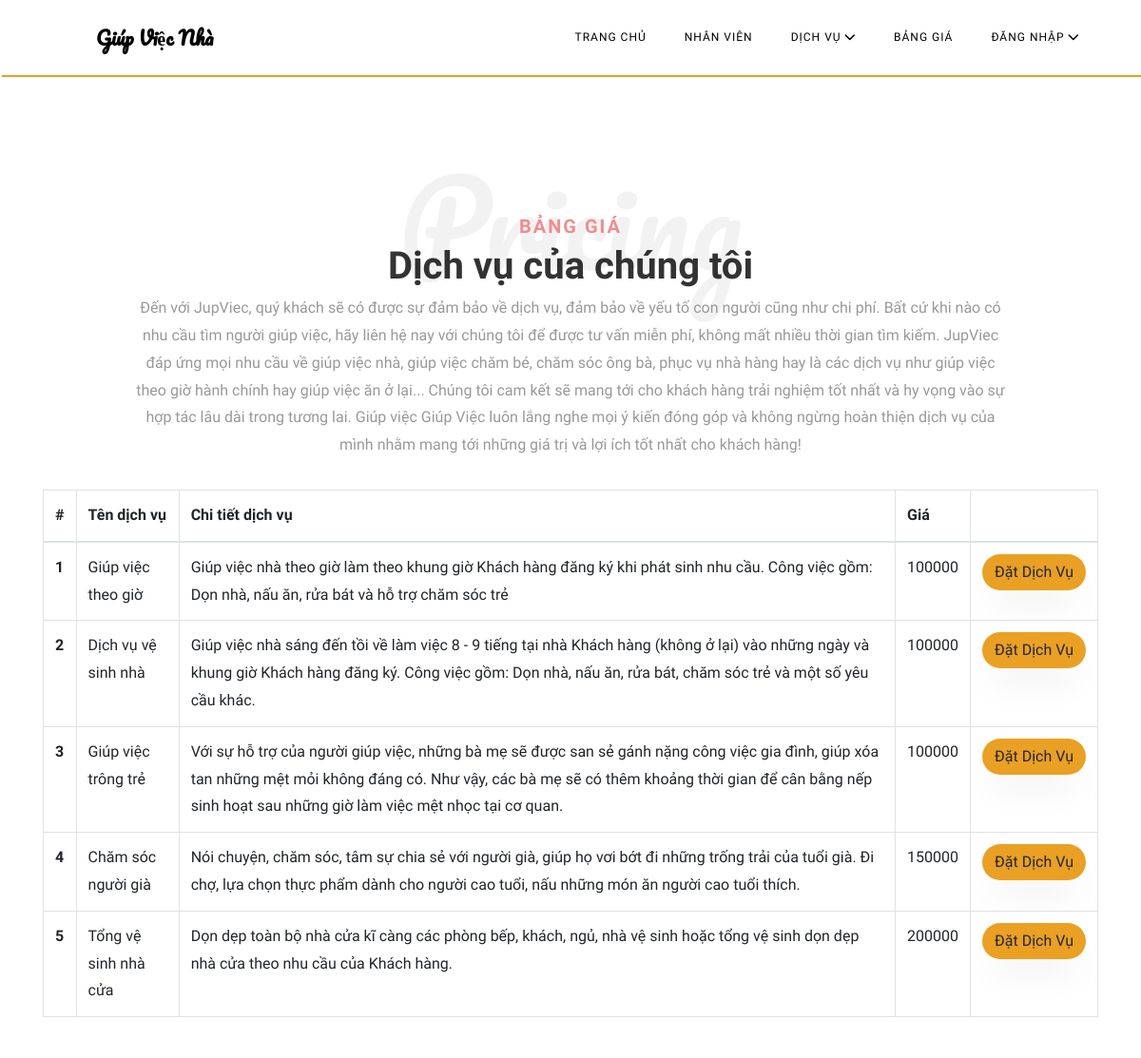
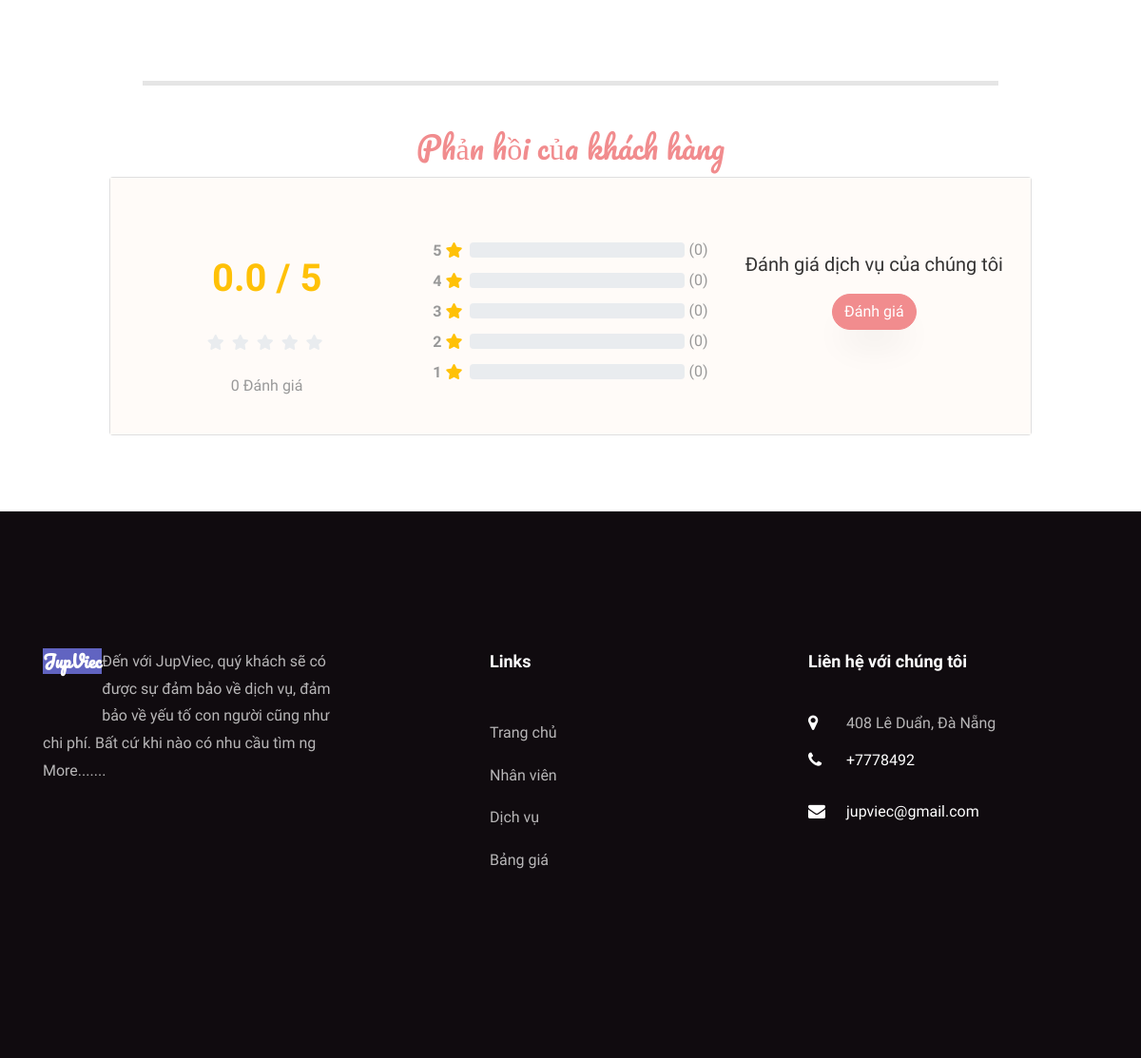
The app's page /giupviec/services.php with its own data (2 pictures, top to bottom).
### tables this page shows
CREATE TABLE `dichvu` (
  `ID` int(10) NOT NULL,
  `tendv` varchar(120) DEFAULT NULL,
  `chitiet` varchar(500) DEFAULT NULL,
  `gia` int(50) DEFAULT NULL
);

CREATE TABLE `trang` (
  `ID` int(10) NOT NULL,
  `tentrang` varchar(200) NOT NULL,
  `tieude` varchar(200) NOT NULL,
  `chitiet` varchar(200) NOT NULL,
  `email` varchar(50) NOT NULL,
  `sdt` int(11) NOT NULL,
  `Timing` varchar(200) NOT NULL
);

### giupviec/services.php (the view, shortened to what this page needs)
<!DOCTYPE html>
<html lang="en">
  <head>
    <link rel="stylesheet" href="css/open-iconic-bootstrap.min.css">
    <link rel="stylesheet" href="css/animate.css">
    <link rel="stylesheet" href="css/owl.carousel.min.css">
    <link rel="stylesheet" href="css/owl.theme.default.min.css">
    <link rel="stylesheet" href="css/magnific-popup.css">
    <link rel="stylesheet" href="css/aos.css">
    <link rel="stylesheet" href="css/ionicons.min.css">
    <link rel="stylesheet" href="css/bootstrap-datepicker.css">
    <link rel="stylesheet" href="css/jquery.timepicker.css">
    <link rel="stylesheet" href="css/flaticon.css">
    <link rel="stylesheet" href="css/icomoon.css">
    <link rel="stylesheet" href="css/style.css">
  </head>
  <body>
	  <?php include_once('includes/header.php');?>
    <section class="ftco-section ftco-pricing">
			<div class="container">
				<div class="row justify-content-center pb-3">
          <div class="col-md-10 heading-section text-center ftco-animate">
          	<h1 class="big">Pricing</h1>
          	<h3 class="subheadingg">Bảng giá</h3>
            <h2 class="big">Dịch vụ của chúng tôi</h2>
            <p>Đến với JupViec, quý khách sẽ có được sự đảm bảo về dịch vụ, đảm bảo về yếu tố con người cũng như chi phí. Bất cứ khi nào có nhu cầu tìm người giúp việc, hãy liên hệ nay với chúng tôi để được tư vấn miễn phí, không mất nhiều thời gian tìm kiếm. JupViec đáp ứng mọi nhu cầu về giúp việc nhà, giúp việc chăm bé, chăm sóc ông bà, phục vụ nhà hàng hay là các dịch vụ như giúp việc theo giờ hành chính hay giúp việc ăn ở lại...
Chúng tôi cam kết sẽ mang tới cho khách hàng trải nghiệm tốt nhất và hy vọng vào sự hợp tác lâu dài trong tương lai. Giúp việc Giúp Việc luôn lắng nghe mọi ý kiến đóng góp và không ngừng hoàn thiện dịch vụ của mình nhằm mang tới những giá trị và lợi ích tốt nhất cho khách hàng!</p>
          </div>
        </div>
            <table class="table table-bordered"> <thead> <tr><th>#</th> <th>Tên dịch vụ</th>  <th>Chi tiết dịch vụ</th> <th>Giá</th> <th></th> </tr> </thead> <tbody>
<?php
$ret=mysqli_query($con,"select *from  dichvu");
$cnt=1;
while ($row=mysqli_fetch_array($ret)) {
?>
             <tr> <th scope="row"><?php echo $cnt;?></th> <td><?php  echo $row['tendv'];?></td><td><?php  echo $row['chitiet'];?></td> <td><?php  echo $row['gia'];?></td> 	<td><a class="btn" name ="submit" href="order.php?editid=<?php
             echo $row['ID'];?>">Đặt Dịch Vụ</a></td> </tr>   <?php
$cnt=$cnt+1;
}?></tbody> </table>
</div>
		</section>
    <hr class="tt-01 qt-04">
    <?php include_once('comments.php');?>
    <?php include_once('includes/footer.php');?>
  </body>
</html>

### giupviec/includes/header.php (shortened to what this page needs)
<?php
include('includes/dbconnection.php');
  ?>
<!DOCTYPE html>
<html lang="en" >
<head>
  <link rel="stylesheet" href="https://maxcdn.bootstrapcdn.com/font-awesome/4.4.0/css/font-awesome.min.css">
  <link rel="stylesheet" href="https://fontawesome.com/v5/search?q=user&m=free">
  <link rel="stylesheet" type="text/css" href="fonts/icon/css/all.css">
<link rel="stylesheet" href="./style.css">
</head>
<body>
<nav class="navbar navbar-expand-lg navbar-dark ftco_navbar bg-dark ftco-navbar-light" id="ftco-navbar">
      <div class="container">
        <div class="header-logo">
        <div class="background-images">
        <a class="navbar-brand" href="index.php">Giúp Việc Nhà</a>
        </div>
        </div>
        <?php
        if(isset($_SESSION['bpmsaid'])) {
          $adid=$_SESSION['bpmsaid'];
          $ret=mysqli_query($con,"select tennd from khachhang where ID='$adid'");
          $row=mysqli_fetch_array($ret);
          $name=$row['tennd'];
          ?>
          <div class="collapse navbar-collapse" id="ftco-nav">
          <ul class="navbar-nav ml-auto">
            <li class="nav-item "><a href="index.php" class="nav-link">Trang chủ</a></li>
            <li class="nav-item "><a href="staff.php" class="nav-link">Nhân viên</a></li>
            <li class="nav-item"><a href="#" class="nav-link">Dịch vụ <i class="fa fa-chevron-down"></i></a>
                <span class="accent"></span>
                <ul class="drop-down">
                  <li><a href="dvtheogio.php">Giúp việc theo giờ </a></li>
                  <li><a href="serhome.php">Dịch vụ vệ sinh nhà</a></li>
                  <li><a href="service-young.php">Giúp việc trông trẻ</a></li>
                  <li><a href="service-oldman.php">Chăm sóc người già</a></li>
                  <li><a href="service-amini.php">Dịch vụ tổng vệ sinh</a></li>
                </ul>
              </li>
              <li class="nav-item "><a href="services.php" class="nav-link">Bảng giá</a></li>
              <li class="nav-item"><a href="#" class="nav-link"><?php echo $name; ?><i class="fa fa-chevron-down"></i> </a>
                  <span class="accent"></span>
                  <ul class="drop-downs">
                    <li><i class="fa-solid fa-gear"></i><a href="profiles_customer.php">   Tài khoản</a> </li>
                  <li><i class="fa-solid fa-right-from-bracket"></i><a href="log.php">  Đăng xuất </a></li>
                  </ul>
              </li>
          </ul>
          </div>
          <?php
        }
        else {
          ?>
          <div class="collapse navbar-collapse" id="ftco-nav">
          <ul class="navbar-nav ml-auto">
            <li class="nav-item "><a href="index.php" class="nav-link">Trang chủ</a></li>
            <li class="nav-item "><a href="staff.php" class="nav-link">Nhân viên</a></li>
            <li class="nav-item"><a href="#" class="nav-link">Dịch vụ <i class="fa fa-chevron-down"></i></a>
              </li>
              <li class="nav-item "><a href="services.php" class="nav-link">Bảng giá</a></li>
            <li class="nav-item"><a href="#" class="nav-link">Đăng nhập <i class="fa fa-chevron-down"></i></a>
              </li>
          </ul>
          </div>
          <?php
        }
        ?>
      </div>
    </nav>
</body>
</html>

### giupviec/comments.php (shortened to what this page needs)
<!DOCTYPE HTML>
<html>
<head>
    <link rel="stylesheet" href="https://maxcdn.bootstrapcdn.com/bootstrap/4.0.0/css/bootstrap.min.css">
    <link rel="stylesheet" href="https://pro.fontawesome.com/releases/v5.10.0/css/all.css"/>
    <link rel="stylesheet" type="text/css" href="fonts/icon/css/all.css">
    <link rel="stylesheet" href="css/style.css">
</head>
<body>
    <div class="containerr" >
        <div class="cmt-content">
            <h2> Phản hồi của khách hàng </h2>
        </div>
    	<div class="card">
    		<div class="card-body" style="background-color:#FFFBF8">
    			<div class="row">
    				<div class="col-sm-4 text-center">
    					<h1 class="text-warning mt-4 mb-4">
    						<b><span id="average_rating">0.0</span> / 5</b>
    					</h1>
    					<div class="mb-3">
    						<i class="fas fa-star star-light mr-1 main_star"></i>
                            <i class="fas fa-star star-light mr-1 main_star"></i>
                            <i class="fas fa-star star-light mr-1 main_star"></i>
                            <i class="fas fa-star star-light mr-1 main_star"></i>
                            <i class="fas fa-star star-light mr-1 main_star"></i>
	    				</div>
    					<p><span id="total_review">0</span> Đánh giá</p>
    				</div>
    				<div class="col-sm-4">
    					<p>
                            <div class="progress-label-left"><b>5</b> <i class="fas fa-star text-warning"></i></div>
                            <div class="progress-label-right">(<span id="total_five_star_review">0</span>)</div>
                            <div class="progress">
                            </div>
                        </p>
    					<p>
                            <div class="progress-label-left"><b>4</b> <i class="fas fa-star text-warning"></i></div>
                            <div class="progress-label-right">(<span id="total_four_star_review">0</span>)</div>
                            <div class="progress">
                            </div>
                        </p>
    					<p>
                            <div class="progress-label-left"><b>3</b> <i class="fas fa-star text-warning"></i></div>
                            <div class="progress-label-right">(<span id="total_three_star_review">0</span>)</div>
                            <div class="progress">
                            </div>
                        </p>
    					<p>
                            <div class="progress-label-left"><b>2</b> <i class="fas fa-star text-warning"></i></div>
                            <div class="progress-label-right">(<span id="total_two_star_review">0</span>)</div>
                            <div class="progress">
                            </div>
                        </p>
    					<p>
                            <div class="progress-label-left"><b>1</b> <i class="fas fa-star text-warning"></i></div>
                            <div class="progress-label-right">(<span id="total_one_star_review">0</span>)</div>
                            <div class="progress">
                            </div>
                        </p>
    				</div>
    				<div class="col-sm-4 text-center">
    					<h5 class="mt-4 mb-3">Đánh giá dịch vụ của chúng tôi</h5>
    					<button type="button" name="add_review" id="add_review" class="btn btn-primary">Đánh giá</button>
    				</div>
    			</div>
    		</div>
    	</div>
</div>
</body>
</html>

### giupviec/includes/footer.php (shortened to what this page needs)
 <?php
include('includes/dbconnection.php');
?>
 <footer class="ftco-footer ftco-section">
      <div class="container">
        <div class="row mb-5">
          <div class="col-md">
            <div class="ftco-footer-widget mb-4">
              <h2 class="ftco-heading-2 logo">JupViec</h2>
              <?php
$ret=mysqli_query($con,"select * from trang where tentrang='aboutus' ");
while ($row=mysqli_fetch_array($ret)) {
?>
              <p><?php  echo substr($row['chitiet'],0,200);?> <a href="about.php">More.......</a></p><?php } ?>
            </div>
          </div>
          <div class="col-md" style="padding-left: 150px">
             <div class="ftco-footer-widget mb-4">
              <h2 class="ftco-heading-2">Links</h2>
              <ul class="list-unstyled">
                <li><a href="index.php" class="py-2 d-block">Trang chủ</a></li>
                <li><a href="staff.php" class="py-2 d-block">Nhân viên</a></li>
                <li><a href="services.php" class="py-2 d-block">Dịch vụ</a></li>
                <li><a href="services.php" class="py-2 d-block">Bảng giá</a></li>
              </ul>
            </div>
          </div>
          <div class="col-md">
            <div class="ftco-footer-widget mb-4">
            	<h2 class="ftco-heading-2">Liên hệ với chúng tôi</h2>
            	<div class="block-23 mb-3">
                <?php
$ret=mysqli_query($con,"select * from trang where tentrang='contactus' ");
while ($row=mysqli_fetch_array($ret)) {
?>
	              <ul>
	                <li><span class="icon icon-map-marker"></span><span class="text"><?php  echo $row['chitiet'];?></span></li>
	                <li><a href="#"><span class="icon icon-phone"></span><span class="text">+<?php  echo $row['sdt'];?></span></a></li>
	                <li><a href="#"><span class="icon icon-envelope"></span><span class="text"><?php  echo $row['email'];?></span></a></li>
	              </ul>
	            </div>
               <?php } ?>
            </div>
          </div>
        </div>
        <div class="row">
          <div class="col-md-12 text-center">
          </div>
        </div>
      </div>
    </footer>

### giupviec/css/icomoon.css (style rules this page uses)
[class^="icon-"], [class*=" icon-"] { font-family: 'icomoon' !important; speak: none; font-style: normal; font-weight: normal; font-variant: normal; text-transform: none; line-height: 1; -webkit-font-smoothing: antialiased; -moz-osx-font-smoothing: grayscale; }
.icon-map-marker:before { content: "\f041"; }
.icon-phone:before { content: "\f095"; }
.icon-envelope:before { content: "\f0e0"; }

### giupviec/admin/css/style.css (style rules this page uses)
h4, h5, h6, h1, h2, h3 { margin: 0; }
ul, ol { margin: 0; }
p { margin: 0; }
html, body { font-family: 'Roboto Condensed', sans-serif; font-size: 100%; overflow-x: hidden; background: #fff; }
body a { transition: 0.5s all ease; -webkit-transition: 0.5s all ease; -moz-transition: 0.5s all ease; -o-transition: 0.5s all ease; -ms-transition: 0.5s all ease; text-decoration:none; }
h1,h2,h3,h4,h5,h6 { margin:0; }
p { margin:0; }
ul,label { margin:0; padding:0; }
.fa { display: inline-block; font-family: FontAwesome; font-style: normal; font-weight: normal; line-height: 1; -webkit-font-smoothing: antialiased; -moz-osx-font-smoothing: grayscale; }
.logo { background: #6164C1; text-align: center; float: left; }
.progress { height: 10px; margin: 7px 0; overflow: hidden; background: #e1e1e1; z-index: 1; cursor: pointer; }
.charts,.row { margin: 2em 0 0; }
.table > thead > tr > th, .table > tbody > tr > th, .table > tfoot > tr > th, .table > thead > tr > td, .table > tbody > tr > td, .table > tfoot > tr > td { border-top: none; }

### giupviec/comments.php (style rules this page uses)
.progress-label-left { float: left; margin-right: 0.5em; line-height: 1em; }
.progress-label-right { float: right; margin-left: 0.3em; line-height: 1em; }
.star-light { color:#e9ecef; }

### records on screen
dichvu: tendv "Giúp việc theo giờ", chitiet "Giúp việc nhà theo giờ làm theo khung giờ Khách hàng đăng ký khi phát sinh nhu cầu. Công việc gồm: Dọn nhà, nấu ăn, rửa bát và hỗ trợ chăm sóc trẻ", gia "100000"
dichvu: tendv "Dịch vụ vệ sinh nhà", chitiet "Giúp việc nhà sáng đến tồi về làm việc 8 - 9 tiếng tại nhà Khách hàng (không ở lại) vào những ngày và khung giờ Khách hàng đăng ký. Công việc gồm: Dọn nhà, nấu ăn, rửa bát, chăm sóc trẻ và một số yêu cầu khác.", gia "100000"
dichvu: tendv "Giúp việc trông trẻ", chitiet "Với sự hỗ trợ của người giúp việc, những bà mẹ sẽ được san sẻ gánh nặng công việc gia đình, giúp xóa tan những mệt mỏi không đáng có. Như vậy, các bà mẹ sẽ có thêm khoảng thời gian để cân bằng nếp sinh hoạt sau những giờ làm việc mệt nhọc tại cơ quan.", gia "100000"
dichvu: tendv "Chăm sóc người già", chitiet "Nói chuyện, chăm sóc, tâm sự chia sẻ với người già, giúp họ vơi bớt đi những trống trải của tuổi già. Đi chợ, lựa chọn thực phẩm dành cho người cao tuổi, nấu những món ăn người cao tuổi thích.", gia "150000"
dichvu: tendv "Tổng vệ sinh nhà cửa", chitiet "Dọn dẹp toàn bộ nhà cửa kĩ càng các phòng bếp, khách, ngủ, nhà vệ sinh hoặc tổng vệ sinh dọn dẹp nhà cửa theo nhu cầu của Khách hàng.", gia "200000"
trang: chitiet "Đến với JupViec, quý khách sẽ có được sự đảm bảo về dịch vụ, đảm bảo về yếu tố con người cũng như chi phí. Bất cứ khi nào có nhu cầu tìm ng"
trang: chitiet "408 Lê Duẩn, Đà Nẵng", sdt "7778492", email "jupviec@gmail.com"
